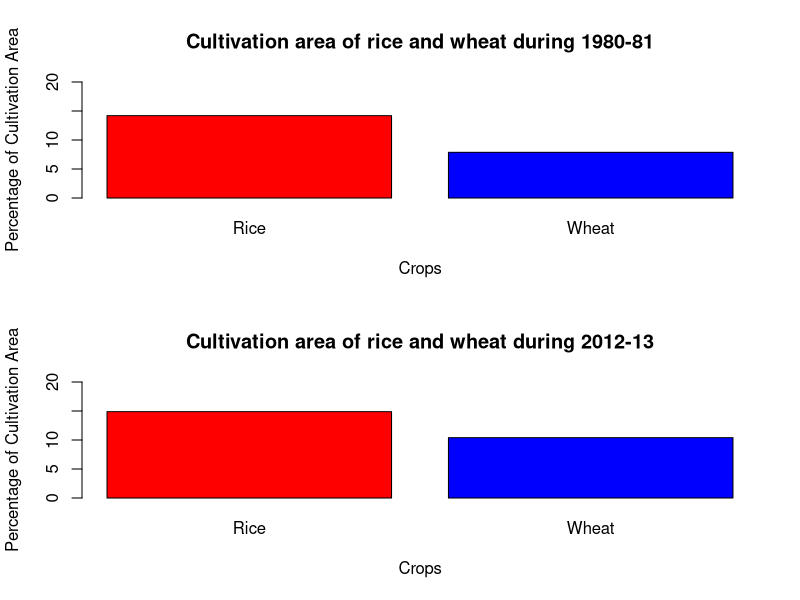
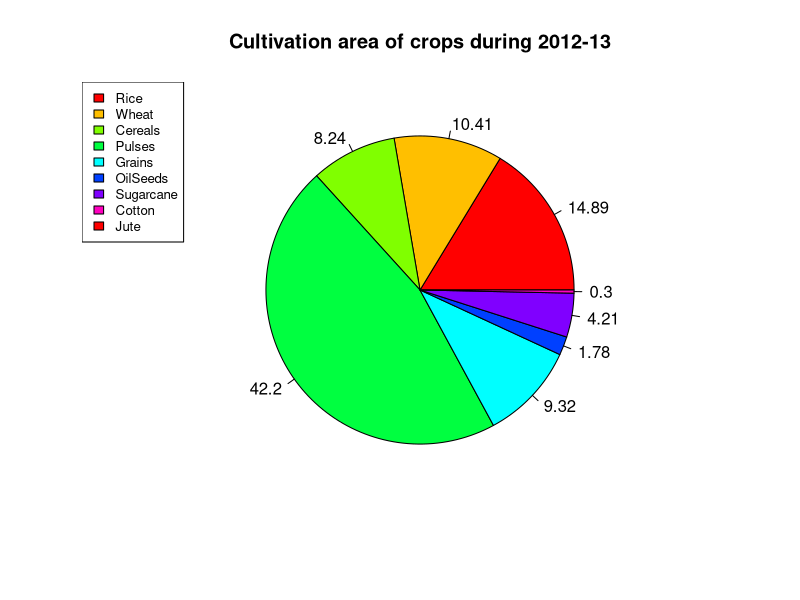

These charts were generated, in order, by the following R code:
# Question 3 Pract Assignment 1:
# Read the given data file ”crop table.txt” into a data frame called ”mydata”

mydata <- read.table(file = 'crop_table.txt', header = TRUE)
print(head(mydata))


#(a) Create a bar plot comparing the cultivation area of rice and wheat during 1980-81 and
# 2012-13. Label the entities properly.
# Subsetting the data for the 2 years: 1980_81, 2012_13
data1980_81<-subset(mydata, mydata$Year == "1980-81" )
data2012_13<-subset(mydata, mydata$Year == "2012-13" )

par(mfrow=c(2,1))
# plot 1: for 1980-81
names<-c("Rice", "Wheat")
barplot(c("Rice"=data1980_81$Rice, "Wheat"=data1980_81$Wheat),xlab = "Crops", 
        ylim=c(0,20), ylab="Percentage of Cultivation Area", names.arg=names,
        main="Cultivation area of rice and wheat during 1980-81", col = c("red","blue"))
# plot 2 : for 2012-13
barplot(c(data2012_13$Rice, data2012_13$Wheat), ylim=c(0,20), xlab = "Crops",
        ylab="Percentage of Cultivation Area", names.arg=names,
        main="Cultivation area of rice and wheat during 2012-13", col = c("red","blue"))

# (b) Create a Pie-chart depicting the percentage of cultivation areas of all the crops. Write
# the legends properly
# As Year is not mentioned assuming 2012-2013: the data subset is made already
X11()
#subset for only crop data: 
colum=colnames(data2012_13)[2:10]

data_pie=c(data2012_13$Rice,data2012_13$Wheat,data2012_13$Pulses,data2012_13$Grains
          ,data2012_13$OilSeeds,data2012_13$Sugarcane,data2012_13$Cotton,data2012_13$Jute)
pie(x=data_pie,data_pie, main="Cultivation area of crops during 2012-13",
    col = rainbow(length(data_pie)))

legend("topleft",colum, cex = 0.8,
       fill = rainbow(length(data_pie)))
